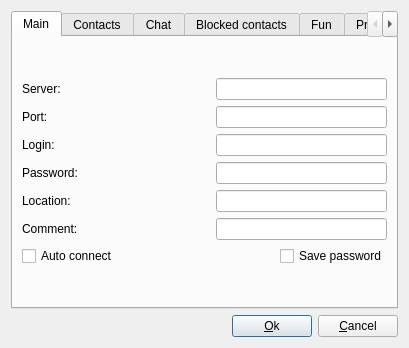
<?xml version="1.0" encoding="UTF-8"?>
<ui version="4.0">
 <class>Options</class>
 <widget class="QDialog" name="Options">
  <property name="windowModality">
   <enum>Qt::NonModal</enum>
  </property>
  <property name="geometry">
   <rect>
    <x>0</x>
    <y>0</y>
    <width>409</width>
    <height>348</height>
   </rect>
  </property>
  <property name="windowTitle">
   <string>Options</string>
  </property>
  <layout class="QGridLayout" name="gridLayout_2">
   <item row="0" column="0">
    <layout class="QGridLayout" name="gridLayout">
     <item row="1" column="0">
      <spacer name="horizontalSpacer">
       <property name="orientation">
        <enum>Qt::Horizontal</enum>
       </property>
       <property name="sizeHint" stdset="0">
        <size>
         <width>238</width>
         <height>20</height>
        </size>
       </property>
      </spacer>
     </item>
     <item row="1" column="1">
      <widget class="QPushButton" name="okPushButton">
       <property name="text">
        <string>&amp;Ok</string>
       </property>
      </widget>
     </item>
     <item row="1" column="2">
      <widget class="QPushButton" name="cancelPushButton">
       <property name="text">
        <string>&amp;Cancel</string>
       </property>
      </widget>
     </item>
     <item row="0" column="0" colspan="3">
      <widget class="QTabWidget" name="tabWidget">
       <property name="styleSheet">
        <string notr="true"/>
       </property>
       <property name="currentIndex">
        <number>0</number>
       </property>
       <widget class="OptionsMainWidget" name="mainWidget">
        <attribute name="title">
         <string>Main</string>
        </attribute>
        <layout class="QGridLayout" name="gridLayout_4">
         <item row="0" column="0">
          <layout class="QGridLayout" name="gridLayout_3">
           <item row="0" column="0">
            <widget class="QLabel" name="serverLabel">
             <property name="text">
              <string>Server:</string>
             </property>
            </widget>
           </item>
           <item row="0" column="1" colspan="2">
            <spacer name="horizontalSpacer_2">
             <property name="orientation">
              <enum>Qt::Horizontal</enum>
             </property>
             <property name="sizeHint" stdset="0">
              <size>
               <width>88</width>
               <height>20</height>
              </size>
             </property>
            </spacer>
           </item>
           <item row="0" column="3" colspan="2">
            <widget class="QLineEdit" name="serverLineEdit">
             <property name="text">
              <string/>
             </property>
            </widget>
           </item>
           <item row="1" column="0">
            <widget class="QLabel" name="portLabel">
             <property name="text">
              <string>Port:</string>
             </property>
            </widget>
           </item>
           <item row="1" column="1" colspan="2">
            <spacer name="horizontalSpacer_3">
             <property name="orientation">
              <enum>Qt::Horizontal</enum>
             </property>
             <property name="sizeHint" stdset="0">
              <size>
               <width>88</width>
               <height>20</height>
              </size>
             </property>
            </spacer>
           </item>
           <item row="1" column="3" colspan="2">
            <widget class="QLineEdit" name="portLineEdit">
             <property name="text">
              <string/>
             </property>
            </widget>
           </item>
           <item row="2" column="0">
            <widget class="QLabel" name="loginLabel">
             <property name="text">
              <string>Login:</string>
             </property>
            </widget>
           </item>
           <item row="2" column="1" colspan="2">
            <spacer name="horizontalSpacer_4">
             <property name="orientation">
              <enum>Qt::Horizontal</enum>
             </property>
             <property name="sizeHint" stdset="0">
              <size>
               <width>88</width>
               <height>20</height>
              </size>
             </property>
            </spacer>
           </item>
           <item row="2" column="3" colspan="2">
            <widget class="QLineEdit" name="loginLineEdit"/>
           </item>
           <item row="3" column="0">
            <widget class="QLabel" name="passwordLabel">
             <property name="text">
              <string>Password:</string>
             </property>
            </widget>
           </item>
           <item row="3" column="1" colspan="2">
            <spacer name="horizontalSpacer_5">
             <property name="orientation">
              <enum>Qt::Horizontal</enum>
             </property>
             <property name="sizeHint" stdset="0">
              <size>
               <width>88</width>
               <height>20</height>
              </size>
             </property>
            </spacer>
           </item>
           <item row="3" column="3" colspan="2">
            <widget class="QLineEdit" name="passwordLineEdit">
             <property name="echoMode">
              <enum>QLineEdit::Password</enum>
             </property>
            </widget>
           </item>
           <item row="4" column="0">
            <widget class="QLabel" name="locationLabel">
             <property name="text">
              <string>Location:</string>
             </property>
            </widget>
           </item>
           <item row="4" column="1" colspan="2">
            <spacer name="horizontalSpacer_6">
             <property name="orientation">
              <enum>Qt::Horizontal</enum>
             </property>
             <property name="sizeHint" stdset="0">
              <size>
               <width>88</width>
               <height>20</height>
              </size>
             </property>
            </spacer>
           </item>
           <item row="4" column="3" colspan="2">
            <widget class="QLineEdit" name="locationLineEdit">
             <property name="text">
              <string/>
             </property>
            </widget>
           </item>
           <item row="5" column="0">
            <widget class="QLabel" name="commentLabel">
             <property name="text">
              <string>Comment:</string>
             </property>
            </widget>
           </item>
           <item row="5" column="1" colspan="2">
            <spacer name="horizontalSpacer_7">
             <property name="orientation">
              <enum>Qt::Horizontal</enum>
             </property>
             <property name="sizeHint" stdset="0">
              <size>
               <width>88</width>
               <height>20</height>
              </size>
             </property>
            </spacer>
           </item>
           <item row="5" column="3" colspan="2">
            <widget class="QLineEdit" name="commentLineEdit">
             <property name="text">
              <string/>
             </property>
            </widget>
           </item>
           <item row="6" column="0" colspan="2">
            <widget class="QCheckBox" name="autoConnectCheckBox">
             <property name="text">
              <string>Auto connect</string>
             </property>
            </widget>
           </item>
           <item row="6" column="2" colspan="2">
            <spacer name="horizontalSpacer_8">
             <property name="orientation">
              <enum>Qt::Horizontal</enum>
             </property>
             <property name="sizeHint" stdset="0">
              <size>
               <width>98</width>
               <height>20</height>
              </size>
             </property>
            </spacer>
           </item>
           <item row="6" column="4">
            <widget class="QCheckBox" name="savePasswordCheckBox">
             <property name="text">
              <string>Save password</string>
             </property>
            </widget>
           </item>
          </layout>
         </item>
        </layout>
       </widget>
       <widget class="OptionsContactsWidget" name="contactsWidget">
        <attribute name="title">
         <string>Contacts</string>
        </attribute>
        <widget class="QComboBox" name="contactDoubleClikingBehaviorComboBox">
         <property name="geometry">
          <rect>
           <x>200</x>
           <y>50</y>
           <width>171</width>
           <height>31</height>
          </rect>
         </property>
         <item>
          <property name="text">
           <string>Expand contact</string>
          </property>
         </item>
         <item>
          <property name="text">
           <string>Open conversation</string>
          </property>
         </item>
         <item>
          <property name="text">
           <string>Both</string>
          </property>
         </item>
        </widget>
        <widget class="QLabel" name="label">
         <property name="geometry">
          <rect>
           <x>10</x>
           <y>20</y>
           <width>251</width>
           <height>17</height>
          </rect>
         </property>
         <property name="text">
          <string>Behavior on contact double cliking:</string>
         </property>
        </widget>
        <widget class="QLabel" name="label_2">
         <property name="geometry">
          <rect>
           <x>10</x>
           <y>100</y>
           <width>181</width>
           <height>17</height>
          </rect>
         </property>
         <property name="text">
          <string>Contacts path:</string>
         </property>
        </widget>
        <widget class="QLineEdit" name="contactsPathLineEdit">
         <property name="geometry">
          <rect>
           <x>10</x>
           <y>130</y>
           <width>361</width>
           <height>27</height>
          </rect>
         </property>
         <property name="readOnly">
          <bool>true</bool>
         </property>
        </widget>
       </widget>
       <widget class="OptionsChatWidget" name="chatWidget">
        <attribute name="title">
         <string>Chat</string>
        </attribute>
        <widget class="QCheckBox" name="notifyTypingCheckBox">
         <property name="geometry">
          <rect>
           <x>20</x>
           <y>20</y>
           <width>341</width>
           <height>23</height>
          </rect>
         </property>
         <property name="text">
          <string>Notify contacts when you are typing</string>
         </property>
        </widget>
        <widget class="QCheckBox" name="chatEscapeCheckBox">
         <property name="geometry">
          <rect>
           <x>20</x>
           <y>50</y>
           <width>341</width>
           <height>23</height>
          </rect>
         </property>
         <property name="text">
          <string>Close chat window with escape key</string>
         </property>
        </widget>
        <widget class="QCheckBox" name="smileysCheckBox">
         <property name="geometry">
          <rect>
           <x>20</x>
           <y>80</y>
           <width>341</width>
           <height>23</height>
          </rect>
         </property>
         <property name="text">
          <string>Enable smileys on chat windows</string>
         </property>
         <property name="icon">
          <iconset resource="../Images.qrc">
           <normaloff>:/images/grin.png</normaloff>:/images/grin.png</iconset>
         </property>
        </widget>
        <widget class="QComboBox" name="autoReplyComboBox">
         <property name="geometry">
          <rect>
           <x>10</x>
           <y>220</y>
           <width>131</width>
           <height>27</height>
          </rect>
         </property>
         <item>
          <property name="text">
           <string>Locked</string>
          </property>
          <property name="icon">
           <iconset resource="../Images.qrc">
            <normaloff>:/images/lock.png</normaloff>:/images/lock.png</iconset>
          </property>
         </item>
         <item>
          <property name="text">
           <string>Away</string>
          </property>
          <property name="icon">
           <iconset resource="../Images.qrc">
            <normaloff>:/images/away.png</normaloff>:/images/away.png</iconset>
          </property>
         </item>
         <item>
          <property name="text">
           <string>Server</string>
          </property>
          <property name="icon">
           <iconset resource="../Images.qrc">
            <normaloff>:/images/server.png</normaloff>:/images/server.png</iconset>
          </property>
         </item>
        </widget>
        <widget class="QLineEdit" name="autoReplyLineEdit">
         <property name="geometry">
          <rect>
           <x>150</x>
           <y>220</y>
           <width>211</width>
           <height>26</height>
          </rect>
         </property>
         <property name="maxLength">
          <number>300</number>
         </property>
        </widget>
        <widget class="QLabel" name="autoReplyLabel">
         <property name="geometry">
          <rect>
           <x>20</x>
           <y>190</y>
           <width>341</width>
           <height>18</height>
          </rect>
         </property>
         <property name="text">
          <string>Auto reply on this state:</string>
         </property>
        </widget>
        <widget class="QCheckBox" name="notifyStateCheckBox">
         <property name="geometry">
          <rect>
           <x>20</x>
           <y>140</y>
           <width>341</width>
           <height>22</height>
          </rect>
         </property>
         <property name="text">
          <string>Notify on contacts state change</string>
         </property>
        </widget>
        <widget class="QCheckBox" name="notifyMsgCheckBox">
         <property name="geometry">
          <rect>
           <x>20</x>
           <y>110</y>
           <width>341</width>
           <height>22</height>
          </rect>
         </property>
         <property name="text">
          <string>Notify when you receive a message</string>
         </property>
        </widget>
       </widget>
       <widget class="OptionsBlockedWidget" name="blockedWidget">
        <attribute name="title">
         <string>Blocked contacts</string>
        </attribute>
        <widget class="QListWidget" name="listWidget">
         <property name="geometry">
          <rect>
           <x>20</x>
           <y>10</y>
           <width>341</width>
           <height>201</height>
          </rect>
         </property>
         <property name="alternatingRowColors">
          <bool>true</bool>
         </property>
         <property name="selectionMode">
          <enum>QAbstractItemView::ExtendedSelection</enum>
         </property>
         <property name="selectionRectVisible">
          <bool>false</bool>
         </property>
         <property name="sortingEnabled">
          <bool>true</bool>
         </property>
        </widget>
        <widget class="QPushButton" name="addButton">
         <property name="geometry">
          <rect>
           <x>10</x>
           <y>220</y>
           <width>92</width>
           <height>28</height>
          </rect>
         </property>
         <property name="text">
          <string>&amp;Add</string>
         </property>
        </widget>
        <widget class="QPushButton" name="deleteButton">
         <property name="enabled">
          <bool>false</bool>
         </property>
         <property name="geometry">
          <rect>
           <x>140</x>
           <y>220</y>
           <width>92</width>
           <height>28</height>
          </rect>
         </property>
         <property name="text">
          <string>&amp;Delete</string>
         </property>
        </widget>
        <widget class="QPushButton" name="deleteAllButton">
         <property name="enabled">
          <bool>false</bool>
         </property>
         <property name="geometry">
          <rect>
           <x>270</x>
           <y>220</y>
           <width>92</width>
           <height>28</height>
          </rect>
         </property>
         <property name="text">
          <string>Delete all</string>
         </property>
        </widget>
       </widget>
       <widget class="OptionsFunWidget" name="funWidget">
        <attribute name="title">
         <string>Fun</string>
        </attribute>
        <widget class="QRadioButton" name="nothingRadioButton">
         <property name="geometry">
          <rect>
           <x>20</x>
           <y>50</y>
           <width>341</width>
           <height>22</height>
          </rect>
         </property>
         <property name="text">
          <string>Nothing</string>
         </property>
         <property name="checked">
          <bool>true</bool>
         </property>
        </widget>
        <widget class="QRadioButton" name="vdmRadioButton">
         <property name="geometry">
          <rect>
           <x>20</x>
           <y>80</y>
           <width>341</width>
           <height>31</height>
          </rect>
         </property>
         <property name="text">
          <string>Vie de merde</string>
         </property>
         <property name="icon">
          <iconset resource="../Images.qrc">
           <normaloff>:/images/vdm.png</normaloff>:/images/vdm.png</iconset>
         </property>
         <property name="iconSize">
          <size>
           <width>32</width>
           <height>32</height>
          </size>
         </property>
        </widget>
        <widget class="QRadioButton" name="cnfRadioButton">
         <property name="geometry">
          <rect>
           <x>20</x>
           <y>120</y>
           <width>351</width>
           <height>31</height>
          </rect>
         </property>
         <property name="text">
          <string>Chuck Norris facts</string>
         </property>
         <property name="icon">
          <iconset resource="../Images.qrc">
           <normaloff>:/images/chucknorris.png</normaloff>:/images/chucknorris.png</iconset>
         </property>
         <property name="iconSize">
          <size>
           <width>32</width>
           <height>32</height>
          </size>
         </property>
        </widget>
        <widget class="QLabel" name="startwithLabel">
         <property name="geometry">
          <rect>
           <x>20</x>
           <y>20</y>
           <width>341</width>
           <height>17</height>
          </rect>
         </property>
         <property name="text">
          <string>QNetSoul starts with...</string>
         </property>
        </widget>
       </widget>
       <widget class="OptionsProxyWidget" name="proxyWidget">
        <attribute name="title">
         <string>Proxy</string>
        </attribute>
        <widget class="QLabel" name="proxyLoginLabel">
         <property name="geometry">
          <rect>
           <x>10</x>
           <y>120</y>
           <width>171</width>
           <height>21</height>
          </rect>
         </property>
         <property name="text">
          <string>Login:</string>
         </property>
        </widget>
        <widget class="QLabel" name="proxyPortLabel">
         <property name="geometry">
          <rect>
           <x>10</x>
           <y>90</y>
           <width>171</width>
           <height>21</height>
          </rect>
         </property>
         <property name="text">
          <string>Port:</string>
         </property>
        </widget>
        <widget class="QLineEdit" name="proxyPasswordLineEdit">
         <property name="enabled">
          <bool>false</bool>
         </property>
         <property name="geometry">
          <rect>
           <x>190</x>
           <y>150</y>
           <width>171</width>
           <height>24</height>
          </rect>
         </property>
         <property name="echoMode">
          <enum>QLineEdit::Password</enum>
         </property>
        </widget>
        <widget class="QLineEdit" name="proxyLineEdit">
         <property name="enabled">
          <bool>false</bool>
         </property>
         <property name="geometry">
          <rect>
           <x>190</x>
           <y>60</y>
           <width>171</width>
           <height>24</height>
          </rect>
         </property>
         <property name="text">
          <string/>
         </property>
        </widget>
        <widget class="QLabel" name="proxyLabel">
         <property name="geometry">
          <rect>
           <x>10</x>
           <y>60</y>
           <width>171</width>
           <height>21</height>
          </rect>
         </property>
         <property name="text">
          <string>Proxy:</string>
         </property>
        </widget>
        <widget class="QLineEdit" name="proxyPortLineEdit">
         <property name="enabled">
          <bool>false</bool>
         </property>
         <property name="geometry">
          <rect>
           <x>190</x>
           <y>94</y>
           <width>171</width>
           <height>20</height>
          </rect>
         </property>
         <property name="text">
          <string/>
         </property>
        </widget>
        <widget class="QLineEdit" name="proxyLoginLineEdit">
         <property name="enabled">
          <bool>false</bool>
         </property>
         <property name="geometry">
          <rect>
           <x>190</x>
           <y>120</y>
           <width>171</width>
           <height>24</height>
          </rect>
         </property>
        </widget>
        <widget class="QLabel" name="proxyPasswordLabel">
         <property name="geometry">
          <rect>
           <x>10</x>
           <y>150</y>
           <width>171</width>
           <height>21</height>
          </rect>
         </property>
         <property name="text">
          <string>Password:</string>
         </property>
        </widget>
        <widget class="QCheckBox" name="proxyCheckBox">
         <property name="geometry">
          <rect>
           <x>90</x>
           <y>20</y>
           <width>171</width>
           <height>23</height>
          </rect>
         </property>
         <property name="text">
          <string>use proxy connection</string>
         </property>
        </widget>
       </widget>
      </widget>
     </item>
    </layout>
   </item>
  </layout>
 </widget>
 <customwidgets>
  <customwidget>
   <class>OptionsMainWidget</class>
   <extends>QWidget</extends>
   <header>OptionsMainWidget.h</header>
   <container>1</container>
  </customwidget>
  <customwidget>
   <class>OptionsChatWidget</class>
   <extends>QWidget</extends>
   <header>OptionsChatWidget.h</header>
   <container>1</container>
  </customwidget>
  <customwidget>
   <class>OptionsBlockedWidget</class>
   <extends>QWidget</extends>
   <header>OptionsBlockedWidget.h</header>
   <container>1</container>
  </customwidget>
  <customwidget>
   <class>OptionsFunWidget</class>
   <extends>QWidget</extends>
   <header>OptionsFunWidget.h</header>
   <container>1</container>
  </customwidget>
  <customwidget>
   <class>OptionsProxyWidget</class>
   <extends>QWidget</extends>
   <header>OptionsProxyWidget.h</header>
   <container>1</container>
  </customwidget>
  <customwidget>
   <class>OptionsContactsWidget</class>
   <extends>QWidget</extends>
   <header>OptionsContactsWidget.h</header>
   <container>1</container>
  </customwidget>
 </customwidgets>
 <tabstops>
  <tabstop>tabWidget</tabstop>
  <tabstop>serverLineEdit</tabstop>
  <tabstop>portLineEdit</tabstop>
  <tabstop>loginLineEdit</tabstop>
  <tabstop>passwordLineEdit</tabstop>
  <tabstop>locationLineEdit</tabstop>
  <tabstop>commentLineEdit</tabstop>
  <tabstop>autoConnectCheckBox</tabstop>
  <tabstop>savePasswordCheckBox</tabstop>
  <tabstop>proxyCheckBox</tabstop>
  <tabstop>proxyLineEdit</tabstop>
  <tabstop>proxyPortLineEdit</tabstop>
  <tabstop>proxyLoginLineEdit</tabstop>
  <tabstop>proxyPasswordLineEdit</tabstop>
  <tabstop>okPushButton</tabstop>
  <tabstop>cancelPushButton</tabstop>
  <tabstop>notifyTypingCheckBox</tabstop>
  <tabstop>chatEscapeCheckBox</tabstop>
  <tabstop>smileysCheckBox</tabstop>
  <tabstop>autoReplyComboBox</tabstop>
  <tabstop>autoReplyLineEdit</tabstop>
  <tabstop>listWidget</tabstop>
  <tabstop>addButton</tabstop>
  <tabstop>deleteButton</tabstop>
  <tabstop>deleteAllButton</tabstop>
 </tabstops>
 <resources>
  <include location="../Images.qrc"/>
 </resources>
 <connections>
  <connection>
   <sender>okPushButton</sender>
   <signal>clicked()</signal>
   <receiver>Options</receiver>
   <slot>accept()</slot>
   <hints>
    <hint type="sourcelabel">
     <x>270</x>
     <y>332</y>
    </hint>
    <hint type="destinationlabel">
     <x>135</x>
     <y>335</y>
    </hint>
   </hints>
  </connection>
  <connection>
   <sender>cancelPushButton</sender>
   <signal>clicked()</signal>
   <receiver>Options</receiver>
   <slot>reject()</slot>
   <hints>
    <hint type="sourcelabel">
     <x>337</x>
     <y>326</y>
    </hint>
    <hint type="destinationlabel">
     <x>227</x>
     <y>313</y>
    </hint>
   </hints>
  </connection>
  <connection>
   <sender>proxyCheckBox</sender>
   <signal>clicked(bool)</signal>
   <receiver>proxyLineEdit</receiver>
   <slot>setEnabled(bool)</slot>
   <hints>
    <hint type="sourcelabel">
     <x>196</x>
     <y>69</y>
    </hint>
    <hint type="destinationlabel">
     <x>202</x>
     <y>113</y>
    </hint>
   </hints>
  </connection>
  <connection>
   <sender>proxyCheckBox</sender>
   <signal>clicked(bool)</signal>
   <receiver>proxyPortLineEdit</receiver>
   <slot>setEnabled(bool)</slot>
   <hints>
    <hint type="sourcelabel">
     <x>169</x>
     <y>71</y>
    </hint>
    <hint type="destinationlabel">
     <x>218</x>
     <y>143</y>
    </hint>
   </hints>
  </connection>
  <connection>
   <sender>proxyCheckBox</sender>
   <signal>clicked(bool)</signal>
   <receiver>proxyLoginLineEdit</receiver>
   <slot>setEnabled(bool)</slot>
   <hints>
    <hint type="sourcelabel">
     <x>150</x>
     <y>78</y>
    </hint>
    <hint type="destinationlabel">
     <x>219</x>
     <y>171</y>
    </hint>
   </hints>
  </connection>
  <connection>
   <sender>proxyCheckBox</sender>
   <signal>clicked(bool)</signal>
   <receiver>proxyPasswordLineEdit</receiver>
   <slot>setEnabled(bool)</slot>
   <hints>
    <hint type="sourcelabel">
     <x>127</x>
     <y>76</y>
    </hint>
    <hint type="destinationlabel">
     <x>214</x>
     <y>203</y>
    </hint>
   </hints>
  </connection>
 </connections>
</ui>
